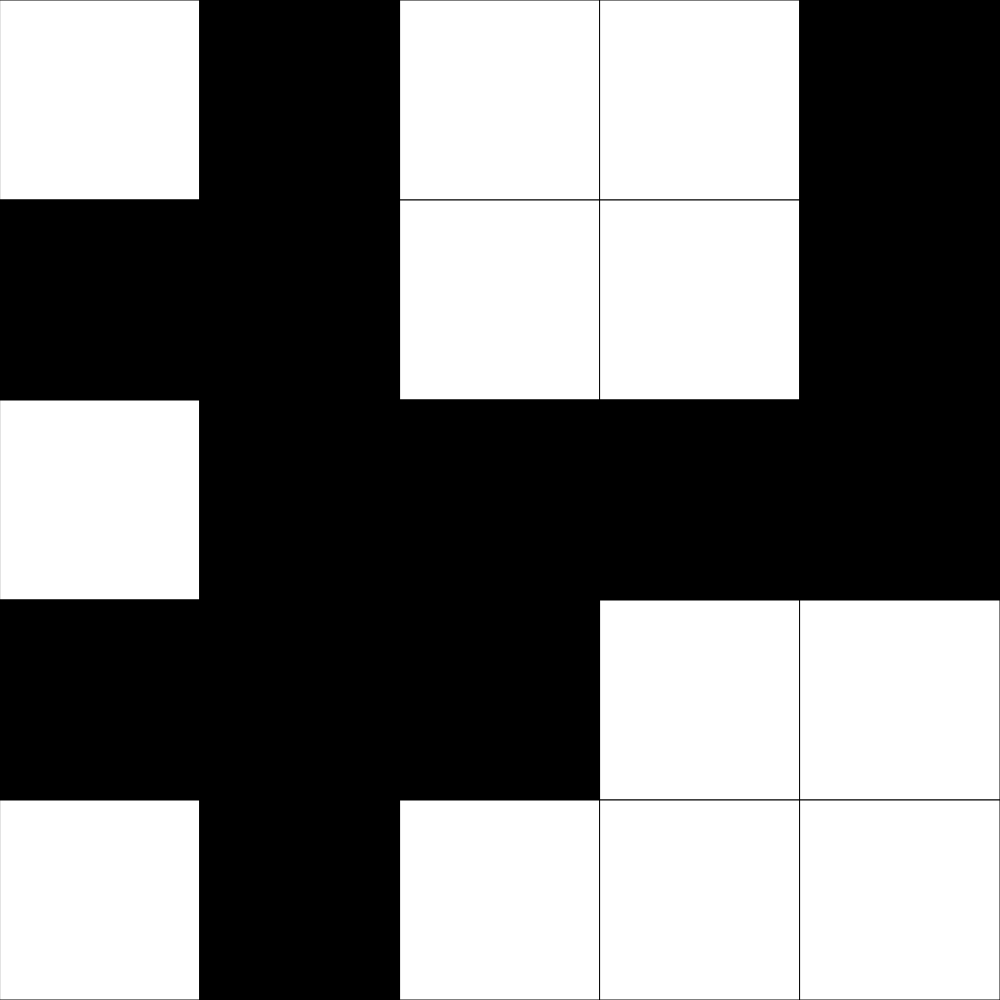
Frame 1 (no input)
Frame 60 (no input): identical to frame 1, image omitted
Frame 120 (the mouse pressed at the canvas centre since frame 60): identical to frame 1, image omitted

The p5.js sketch that drew this single still picture (run headless with seeded random() and noise() and a simulated clock; from frame 60 on, the mouse is pressed at the canvas centre):

// p5.js sketch
// ── sketch.js
// grid demo
// luc coutu
// 24/10/22

let grid = [];
let grid_heigth = 5;
let grid_width = 5;
let square_size;

function setup() {
  if (windowWidth > windowHeight){
    createCanvas(windowHeight, windowHeight);
  }
  square_size = height/grid_heigth;
  grid = gen_grid(grid_heigth, grid_width);

}

function draw() {
  background(0);
  draw_grid();
}

function window_resize(){
  if (windowWidth > windowHeight){
    resizeCanvas(windowHeight, windowHeight);
  }
}

function draw_grid(){
  for (let y = 0; y < grid_heigth; y++){
    for (let x = 0; x < grid_width; x++){
      if (grid[x][y] === 0){
        fill(0);
      }
      else if (grid[x][y] === 1){
        fill(255);
      }
      rect(x*square_size, y*square_size, square_size);
    }
  }
}
function gen_grid(coloms, rows){
  let new_grid = [];
  for (let y = 0; y < rows; y++){
    new_grid.push([]);
    for (let x = 0; x < coloms; x++){
      if (random(100) > 50){
        new_grid[y].push(1);
      }
      else{
        new_grid[y].push(0);
      }
    }
  }
  return new_grid;
}

function swap(x, y){
  if (x >= 0 && y >= 0 && x < grid_heigth && y < grid_heigth){
    if (grid[x][y] === 0){
      grid[x][y] = 1;
    }
    else {
      grid[x][y] = 0;
    }
  }
}

function keyPressed(){
  if (key === " "){
    grid = update_grid();
  }
  
}

function update_grid(){
  let next_turn = gen_grid(grid_heigth, grid_heigth);

  for (let y = 0; y < grid_heigth; y++){
    for (let x = 0; x < grid_heigth; x++){
      let neighbours = 0;

      for (let iy = -1; iy <= 1; iy++){
        for (let ix = -1; ix <= 1; ix++){
          if (y+iy >= 0 && y+iy < grid_heigth && x+ix >=0 && x+ix < grid_heigth){
            neighbours += grid[y+iy, x+ix];
          }
        }
      }
      if (grid[y][x] === 0){
        if (neighbours === 3){
          next_turn[y][x] = 1;
        }
        else {
          next_turn[y][x] = 0;
        }

        if (grid[y][x] === 1){
          if (neighbours === 2 || neighbours === 3){
            next_turn[y][x] = 1;
          }
          else {
            next_turn[y][x] = 0;
          }
        }
      }
    }
  }
  return next_turn;
}

// function mousePressed(){
//   let x = Math.floor(mouseX/square_size);
//   let y = Math.floor(mouseY/square_size);
//   swap(x, y);
//   swap(x-1, y);
//   swap(x+1, y);
//   swap(x, y-1);
//   swap(x, y+1);
// }
